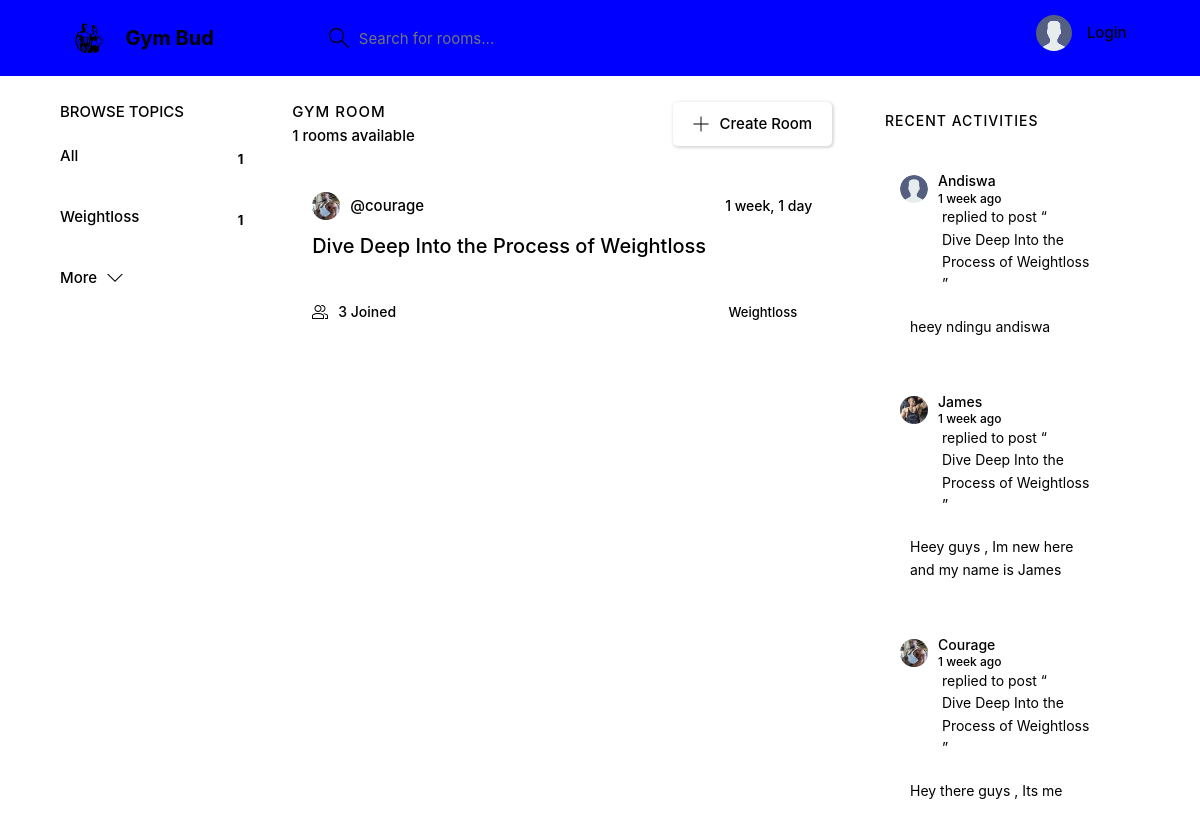
The app's page /, older data.
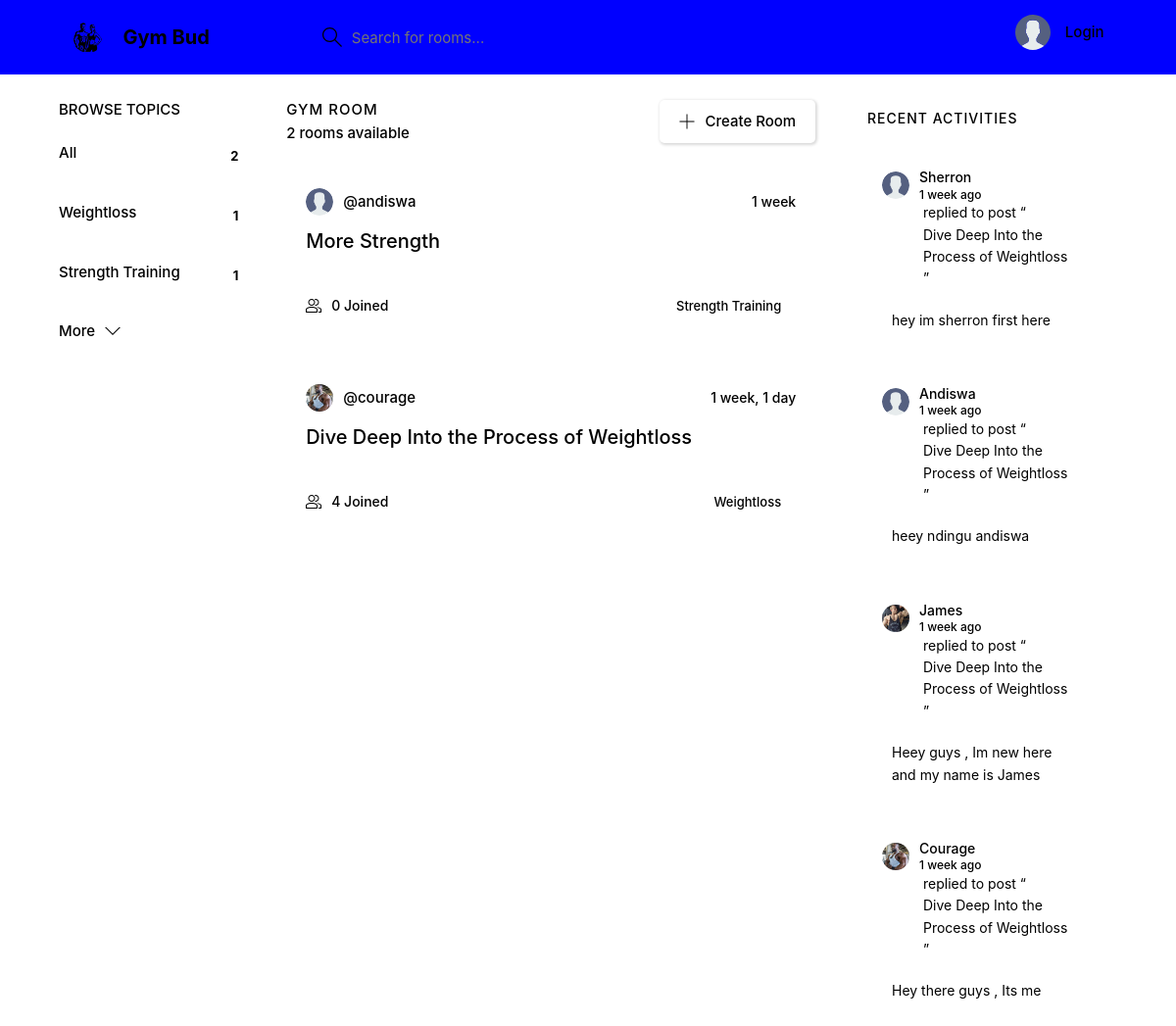
The same page, newer data.
### gym_bud_app/models.py (models this page shows, shortened)
class Topic(models.Model):
    name = models.CharField(max_length=200)

class Room(models.Model):
    host = models.ForeignKey(User, models.SET_NULL, null=True)
    topic = models.ForeignKey(Topic, models.SET_NULL, null=True)
    name = models.CharField(max_length=200)
    description = models.TextField(null=True, blank=True)
    participants = models.ManyToManyField(User, related_name='participants', blank=True)
    updated = models.DateTimeField(auto_now=True)
    created = models.DateTimeField(auto_now_add=True)
    class Meta:
        ordering = ['-updated','-created']
    def __str__(self):
        return self.name

class User(AbstractUser):
    name = models.CharField(max_length=200,null=True)
    email = models.EmailField(unique=True)
    bio = models.TextField(null=True)
    avatar = models.ImageField(null=True, default="avatar.svg")
    USERNAME_FIELD = 'email'
    REQUIRED_FIELDS = []

class Message(models.Model):
    user = models.ForeignKey(User, on_delete=models.CASCADE)
    room = models.ForeignKey(Room, on_delete=models.CASCADE)
    body = models.TextField()
    update = models.DateTimeField(auto_now=True)
    created = models.DateTimeField(auto_now_add=True)
    class Meta:
        ordering = ['-created']

### gym_bud_app/views.py (the view)
# urls.py: 2. Add a URL to urlpatterns:  path('', views.home, name='home')
def home(request):
    q = request.GET.get('q') if request.GET.get('q') != None else ""
    rooms = Room.objects.filter(Q(topic__name__icontains=q) | Q(name__icontains=q) | Q(description__icontains=q))
    topics = Topic.objects.all()[0:5]
    room_messages = Message.objects.filter(Q(room__topic__name__icontains=q))
    room_count = rooms.count()
    context = {'rooms': rooms}
    return render(request,'base/home.html', {'rooms': rooms, 'topics': topics,'room_count': room_count, 'room_messages': room_messages})

### gym_bud_app/templates/base/home.html (shortened to what this page needs)
{% extends 'main.html' %} {% block content %}
<main class="layout layout--3">
  <div class="container">
    {% include 'base/topics_component.html' %}
    <div class="roomList">
      <div class="roomList__header">
        <div>
          <h2>Gym Room</h2>
          <p>{{rooms.count}} rooms available</p>
        </div>
        <a class="btn btn--main" href="{% url 'create-room' %}">
          <svg
            version="1.1"
            xmlns="http://www.w3.org/2000/svg"
            width="32"
            height="32"
            viewBox="0 0 32 32"
          >
            <title>add</title>
            <path
              d="M16.943 0.943h-1.885v14.115h-14.115v1.885h14.115v14.115h1.885v-14.115h14.115v-1.885h-14.115v-14.115z"
            ></path>
          </svg>
          Create Room
        </a>
      </div>
      {% include 'base/feed_component.html' %}
    </div>
    {% include 'base/activity_component.html' %}
  </div>
</main>
{% endblock %}

### gym_bud_app/templates/base/topics_component.html
<div class="topics">
  <div class="topics__header">
    <h2>Browse Topics</h2>
  </div>
  <ul class="topics__list">
    <li>
      <a href="{% url 'home' %}" class="active"
        >All <span>{{topics.count}}</span></a
      >
    </li>
    {% for topic in topics %}
    <li>
      <a href="{% url 'home' %}?q={{topic.name}}"
        >{{topic.name}}<span>{{topic.room_set.all.count}}</span></a
      >
    </li>
    {% endfor %}
  </ul>
  <a class="btn btn--link" href="{% url 'topics' %}">
    More
    <svg
      version="1.1"
      xmlns="http://www.w3.org/2000/svg"
      width="32"
      height="32"
      viewBox="0 0 32 32"
    >
      <title>chevron-down</title>
      <path d="M16 21l-13-13h-3l16 16 16-16h-3l-13 13z"></path>
    </svg>
  </a>
</div>

### gym_bud_app/templates/base/feed_component.html (shortened to what this page needs)
{% for room in rooms %}
<div class="roomListRoom">
  <div class="roomListRoom__header">
    <a
      href="{% url 'user-profile' room.host.id %}"
      class="roomListRoom__author"
    >
      <div class="avatar avatar--small">
        <img src="{{room.host.avatar.url}}" />
      </div>
      <span>@{{room.host.username}}</span>
    </a>
    <div class="roomListRoom__actions">
      <span>{{room.created|timesince}}</span>
    </div>
  </div>
  <div class="roomListRoom__content">
    <a href="{% url 'room' room.id %}">{{room.name}}</a>
  </div>
  <div class="roomListRoom__meta">
    <a href="{% url 'room' room.id %}" class="roomListRoom__joined">
      {{room.participants.all.count}} Joined
    </a>
    <p class="roomListRoom__topic">{{room.topic.name}}</p>
  </div>
</div>
{% endfor %}

### gym_bud_app/templates/base/activity_component.html (shortened to what this page needs)
<div class="activities">
  <div class="activities__header">
    <h2>Recent Activities</h2>
  </div>
  {% for message in room_messages %}
  <div class="activities__box">
    <div class="activities__boxHeader roomListRoom__header">
      <a
        href="{% url 'user-profile' message.user.id %}"
        class="roomListRoom__author"
      >
        <div class="avatar avatar--small">
          <img src="{{message.user.avatar.url}}" />
        </div>
        <p>
          {{message.user.username|capfirst}}
          <span>{{message.created|timesince}} ago</span>
        </p>
      </a>
    </div>
    <div class="activities__boxContent">
      <p>
        replied to post “<a href="{% url 'room' message.room.id %}"
          >{{message.room}}</a
        >”
      </p>
      <div class="activities__boxRoomContent">{{message.body}}</div>
    </div>
  </div>
  {% endfor %}
</div>

Row changes from the older to the newer data that the page shows:
added Topic: name "Strength Training", room_set.all.count "1"
added Room: host.avatar (placeholder picture), host.username "andiswa", created "1 week", name "More Strength", participants.all.count "0", topic.name "Strength Training"
computed for Room "Dive Deep Into the Process of Weightloss": participants.all.count "3" → "4"
added Message: user.avatar (placeholder picture), user.username "Sherron", created "1 week", room "Dive Deep Into the Process of Weightloss", body "hey im sherron first here"
Text that changed along with them:
{{ topics.count }}: "1" → "2"
{{ rooms.count }}: "1" → "2"
